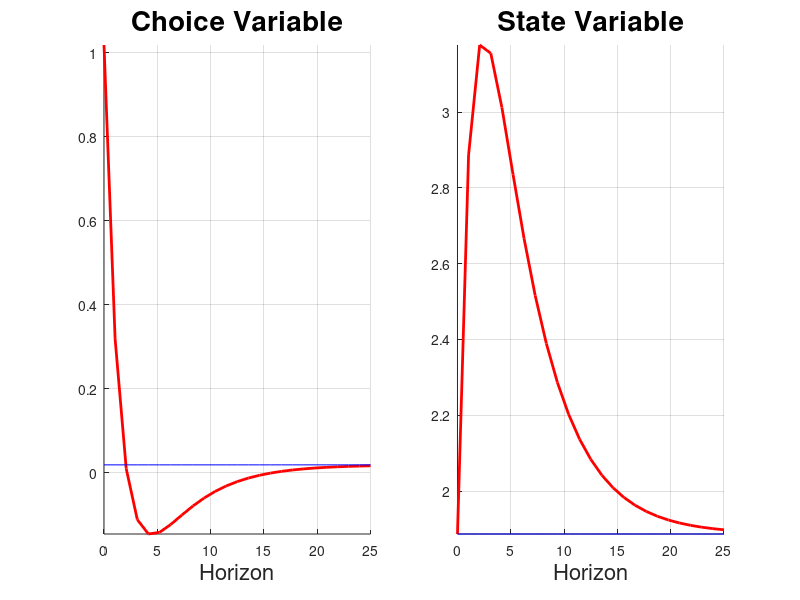
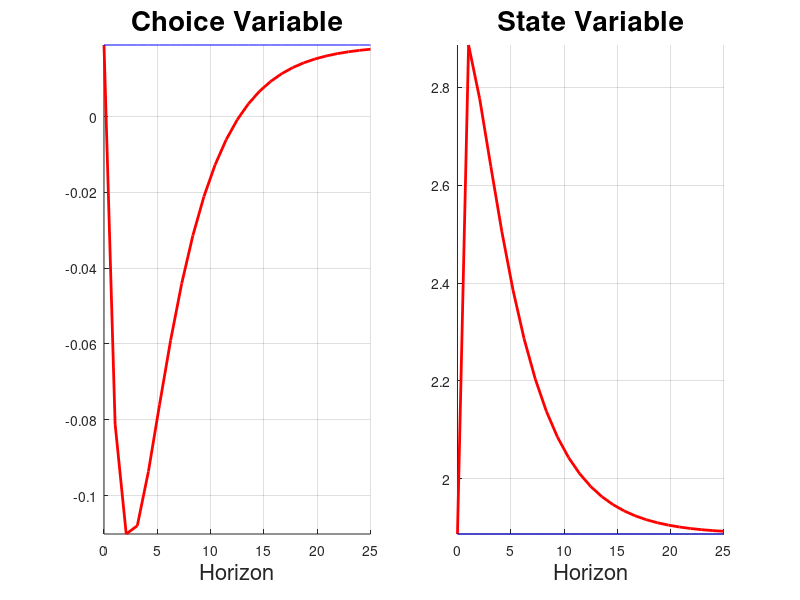

The MATLAB source for these figures, in order:
clear 
close all

% From Beaudry, Galizia, Portier
% et = alp0 + alp1*Xt + alp2*et-1 + alp3*et + mut

% Parameterization
alp0 = 0.2;
alp1 = - 0.1; 
alp2 = 0.4;
del  = 0.01;

% Steady State
eold  = 0;
Xold  = 0;
err   = 1;
simss = 0;
while err > 10^(-14) && simss < 1000
      % Choice Variable
      enew   = alp0 + alp1*Xold + alp2*eold;
      % LOM of X
      Xnew   = (1 - del)*Xold + enew;    
      err    = abs(Xnew - Xold) + abs(enew - eold);
      simss  = simss + 1;
      eold   = enew;
      Xold   = Xnew;
end
Xss  = Xnew;
ess  = enew;

% Initialiation
H      = 25;
hor    = linspace(0,H,H);
e      = zeros(H,1);
X      = zeros(H,1);
SHOCK  = 1;
X(1)   = Xss; % state variable always Xss on impact

%-------------------------------------------------------------------------%
% IRFs to Sentiment Shock (Agents invest more today for no reasons)
%-------------------------------------------------------------------------%


e(1)   = alp0 + alp1*Xss + alp2*ess + SHOCK;
X(2)   = (1 - del)*Xss + e(1);
for i = 2:H
      % Choice Variable
      e(i)   = alp0 + alp1*X(i) + alp2*e(i-1);
      % LOM of X
      X(i+1) = (1 - del)*X(i) + e(i);    
end
X = X(1:end-1);

figure('Position',[1 41 1920 963])
set(gcf,'color','w');
subplot(1,2,1)
hold on
plot(hor,e,'linewidth',2,'color','r')
plot(hor,ones(1,H)*ess,'color','b')
title('Choice Variable','fontsize',20)
xlabel('Horizon','fontsize',16);
grid on
axis tight
hold off
subplot(1,2,2)
hold on
plot(hor,X,'linewidth',2,'color','r')
plot(hor,ones(1,H)*Xss,'color','b')
title('State Variable','fontsize',20)
xlabel('Horizon','fontsize',16);
grid on
axis tight
hold off

%-------------------------------------------------------------------------%
% IRFs to Fundamental Shock (Exogenous increase in capital today)
%-------------------------------------------------------------------------%

e(1)   = alp0 + (alp1)*Xss + alp2*ess;
X(2)   = (1 - del)*Xss + e(1) + SHOCK;
for i = 2:H
      % Choice Variable
      e(i)   = alp0 + (alp1)*X(i) + alp2*e(i-1);
      % LOM of X
      X(i+1) = (1 - del)*X(i) + e(i);    
end
X = X(1:end-1);

figure('Position',[1 41 1920 963])
set(gcf,'color','w');
subplot(1,2,1)
hold on
plot(hor,e,'linewidth',2,'color','r')
plot(hor,ones(1,H)*ess,'color','b')
title('Choice Variable','fontsize',20)
xlabel('Horizon','fontsize',16);
grid on
axis tight
hold off
subplot(1,2,2)
hold on
plot(hor,X,'linewidth',2,'color','r')
plot(hor,ones(1,H)*Xss,'color','b')
title('State Variable','fontsize',20)
xlabel('Horizon','fontsize',16);
grid on
axis tight
hold off

